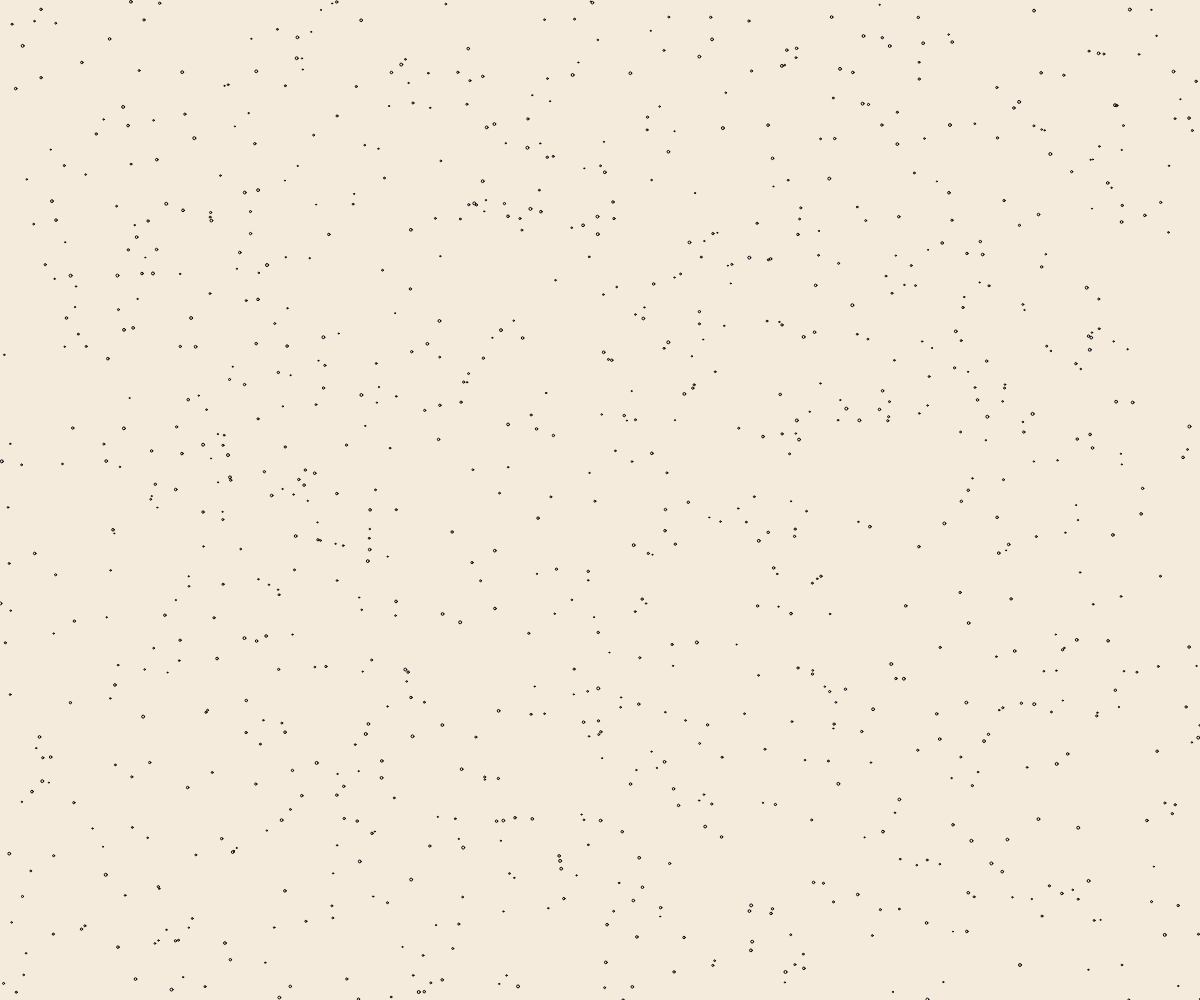
Frame 1 (no input)
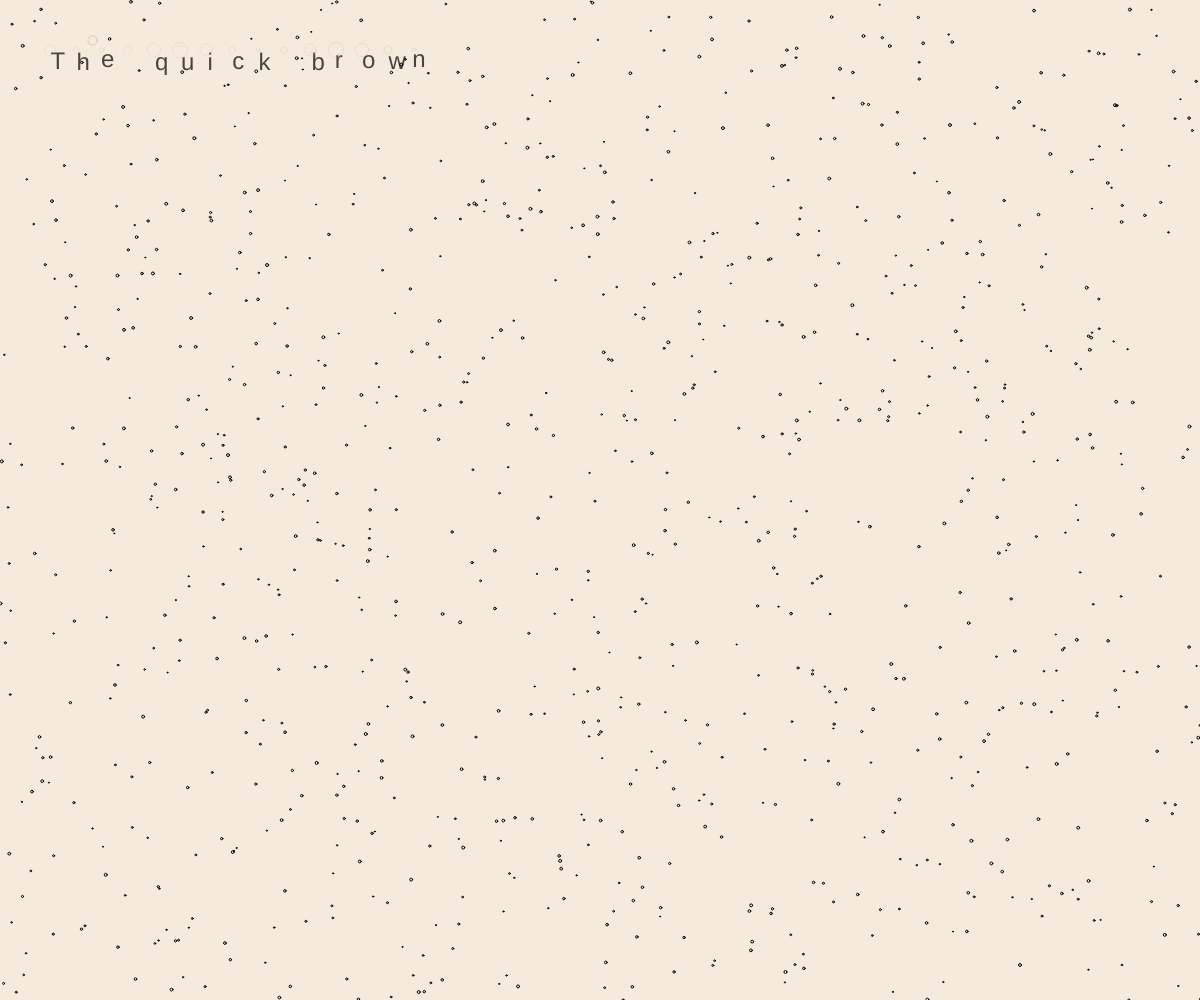
Frame 60 (no input)
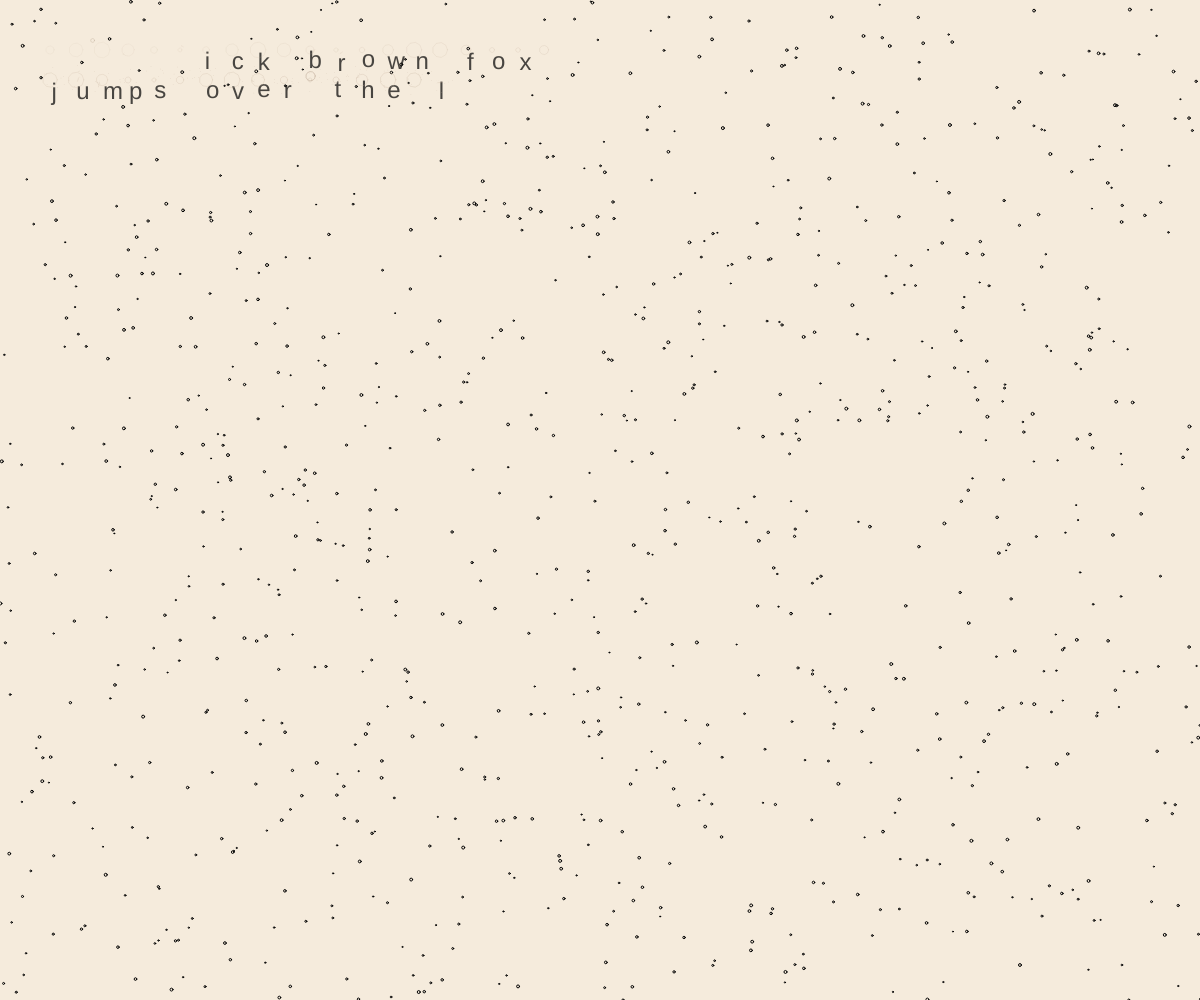
Frame 120 (the mouse pressed at the canvas centre since frame 60)

The p5.js sketch that drew these frames (run headless with seeded random() and noise() and a simulated clock; from frame 60 on, the mouse is pressed at the canvas centre):

// p5.js sketch
// ── sketch.js
let textStream = [];
let paperTexture;
let creasePoints = [];
let fracturePoints = [];
let fiberPoints = [];
let fontSize = 24;
let lineSpacing = 30;
let margin = 50;
let lastTime = 0;
let typingSpeed = 50;
let totalChars = 0;
let textContent = "The quick brown fox jumps over the lazy dog. ";
let charIndex = 0;

class TypedChar {
  constructor(char, x, y, time) {
    this.char = char;
    this.x = x;
    this.y = y;
    this.time = time;
    this.life = 1.0;
    this.warpAmount = random(0, 2);
    this.fractureChance = random(0.3, 0.7);
    this.fiberOffset = [];
    // Initialize fiber points around this character
    for (let i = 0; i < 8; i++) {
      this.fiberOffset.push({
        angle: random(TWO_PI),
        distance: random(5, 15),
        life: 1.0,
        originalDistance: random(5, 15)
      });
    }
  }
  
  update() {
    this.life -= 0.01;
    // Update fiber points
    for (let i = 0; i < this.fiberOffset.length; i++) {
      this.fiberOffset[i].life -= 0.02;
    }
    return this.life > 0;
  }
  
  display() {
    push();
    translate(this.x, this.y);
    // Apply warping effect
    let warpX = sin(frameCount * 0.05 + this.time) * this.warpAmount;
    let warpY = cos(frameCount * 0.03 + this.time) * this.warpAmount;
    translate(warpX, warpY);
    
    fill(0, 180);
    noStroke();
    text(this.char, 0, 0);
    
    // Draw fiber points
    stroke(200, 180, 160);
    strokeWeight(0.5);
    for (let i = 0; i < this.fiberOffset.length; i++) {
      let offset = this.fiberOffset[i];
      if (offset.life > 0) {
        let x = cos(offset.angle) * offset.distance;
        let y = sin(offset.angle) * offset.distance;
        point(x, y);
      }
    }
    
    pop();
  }
}

function setup() {
  createCanvas(windowWidth, windowHeight);
  textSize(fontSize);
  textAlign(LEFT, TOP);
  
  // Create paper texture
  paperTexture = createGraphics(width, height);
  paperTexture.background(245, 235, 220);
  paperTexture.noiseDetail(2, 0.5);
  for (let i = 0; i < 1000; i++) {
    let x = random(width);
    let y = random(height);
    let alpha = random(20, 60);
    paperTexture.fill(230, 220, 200, alpha);
    paperTexture.ellipse(x, y, random(1, 3));
  }
  
  // Start typing
  lastTime = millis();
}

function draw() {
  // Draw paper texture background
  image(paperTexture, 0, 0);
  
  // Add new characters
  if (millis() - lastTime > typingSpeed) {
    let char = textContent[charIndex % textContent.length];
    
    let x = margin + (totalChars % 20) * (fontSize + 2);
    let y = margin + floor(totalChars / 20) * lineSpacing;
    
    textStream.push(new TypedChar(char, x, y, millis()));
    totalChars++;
    charIndex++;
    
    // Add crease effect
    creasePoints.push({x: x, y: y, time: millis()});
    
    // Occasionally add fracture points
    if (random() < 0.1) {
      fracturePoints.push({
        x: x + random(-10, 10),
        y: y + random(-10, 10),
        time: millis(),
        size: random(2, 8)
      });
    }
    
    // Occasionally add fiber points
    if (random() < 0.3) {
      fiberPoints.push({
        x: x + random(-5, 5),
        y: y + random(-5, 5),
        time: millis(),
        life: 1.0,
        size: random(2, 6)
      });
    }
    
    lastTime = millis();
  }
  
  // Update and display characters
  for (let i = textStream.length - 1; i >= 0; i--) {
    if (!textStream[i].update()) {
      textStream.splice(i, 1);
    } else {
      textStream[i].display();
    }
  }
  
  // Apply permanent paper warping effect
  applyPaperWarp();
  
  // Draw fractures
  drawFractures();
  
  // Draw fiber fraying
  drawFiberFraying();
  
  // Cap the number of points to prevent memory issues
  if (creasePoints.length > 500) {
    creasePoints.splice(0, 100);
  }
  
  if (fracturePoints.length > 300) {
    fracturePoints.splice(0, 50);
  }
  
  if (fiberPoints.length > 500) {
    fiberPoints.splice(0, 100);
  }
}

function applyPaperWarp() {
  // Draw permanent creases from text stream
  stroke(200, 180, 160);
  noFill();
  
  for (let i = 0; i < creasePoints.length - 1; i++) {
    let p1 = creasePoints[i];
    let p2 = creasePoints[i + 1];
    
    if (millis() - p1.time < 3000) { // Fade out after 3 seconds
      let alpha = map(millis() - p1.time, 0, 3000, 255, 0);
      stroke(200, 180, 160, alpha);
      
      // Draw a ripple effect around the text position
      beginShape();
      for (let j = 0; j < 10; j++) {
        let angle = map(j, 0, 9, 0, TWO_PI);
        let distance = 5 + sin(frameCount * 0.05 + i) * 3;
        let x = p1.x + cos(angle) * distance;
        let y = p1.y + sin(angle) * distance;
        vertex(x, y);
      }
      endShape(CLOSE);
    }
  }
}

function drawFractures() {
  // Draw hairline fractures
  stroke(180, 160, 140);
  strokeWeight(0.5);
  
  for (let i = fracturePoints.length - 1; i >= 0; i--) {
    let f = fracturePoints[i];
    
    if (millis() - f.time < 5000) { // Fade out after 5 seconds
      let alpha = map(millis() - f.time, 0, 5000, 255, 0);
      stroke(180, 160, 140, alpha);
      
      // Draw a spiderweb-like fracture pattern
      beginShape();
      for (let j = 0; j < 12; j++) {
        let angle = map(j, 0, 11, 0, TWO_PI);
        let distance = f.size + sin(frameCount * 0.03 + i) * 2;
        let x = f.x + cos(angle) * distance;
        let y = f.y + sin(angle) * distance;
        vertex(x, y);
      }
      endShape(CLOSE);
    } else {
      fracturePoints.splice(i, 1);
    }
  }
}

function drawFiberFraying() {
  // Draw fraying fibers
  stroke(200, 180, 160);
  strokeWeight(0.3);
  
  for (let i = fiberPoints.length - 1; i >= 0; i--) {
    let f = fiberPoints[i];
    
    if (millis() - f.time < 4000) { // Fade out after 4 seconds
      let alpha = map(millis() - f.time, 0, 4000, 255, 0);
      stroke(200, 180, 160, alpha);
      
      // Draw a small line to simulate fiber fraying
      let angle = random(TWO_PI);
      let length = f.size * (1 - (millis() - f.time) / 4000);
      let endX = f.x + cos(angle) * length;
      let endY = f.y + sin(angle) * length;
      line(f.x, f.y, endX, endY);
      
      // Add some small points around to simulate fiber ends
      for (let j = 0; j < 3; j++) {
        let angle2 = random(TWO_PI);
        let length2 = random(1, 3) * (1 - (millis() - f.time) / 4000);
        let endX2 = f.x + cos(angle2) * length2;
        let endY2 = f.y + sin(angle2) * length2;
        point(endX2, endY2);
      }
    } else {
      fiberPoints.splice(i, 1);
    }
  }
}

function windowResized() {
  resizeCanvas(windowWidth, windowHeight);
}
